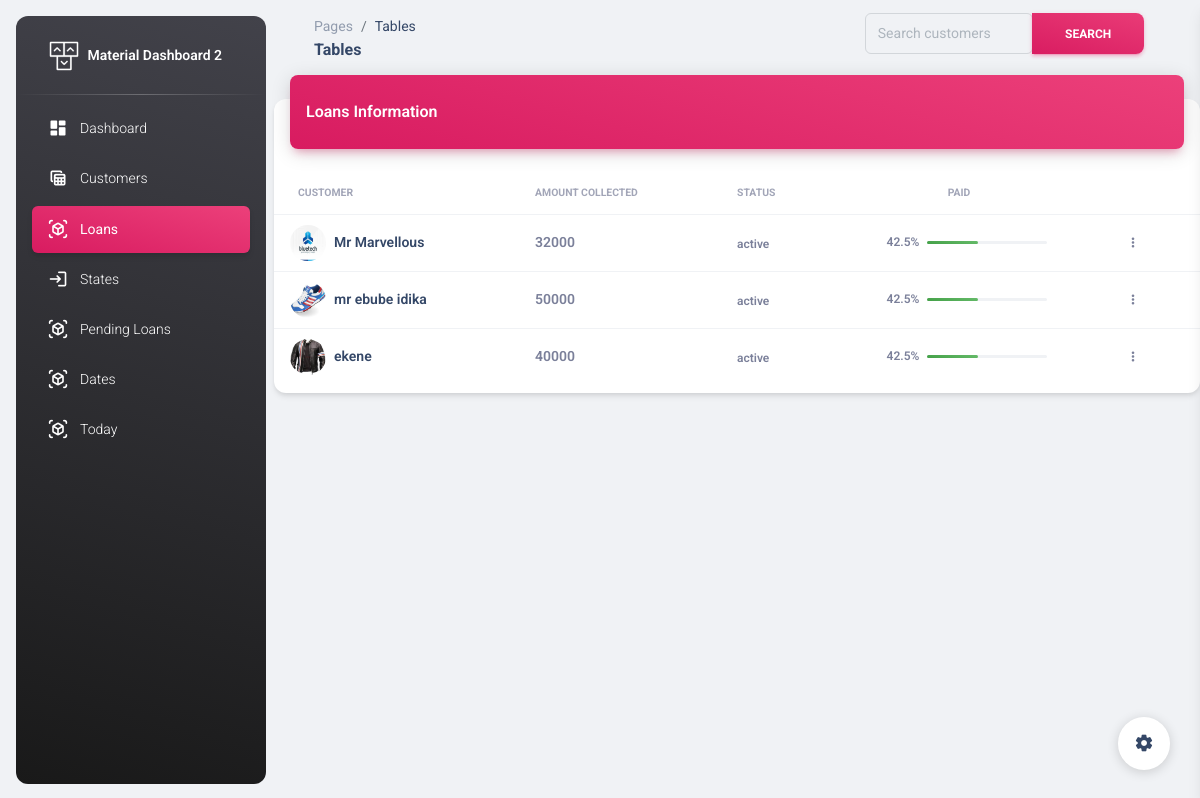
The app's page /administration/allloan/ (signed in), older data.
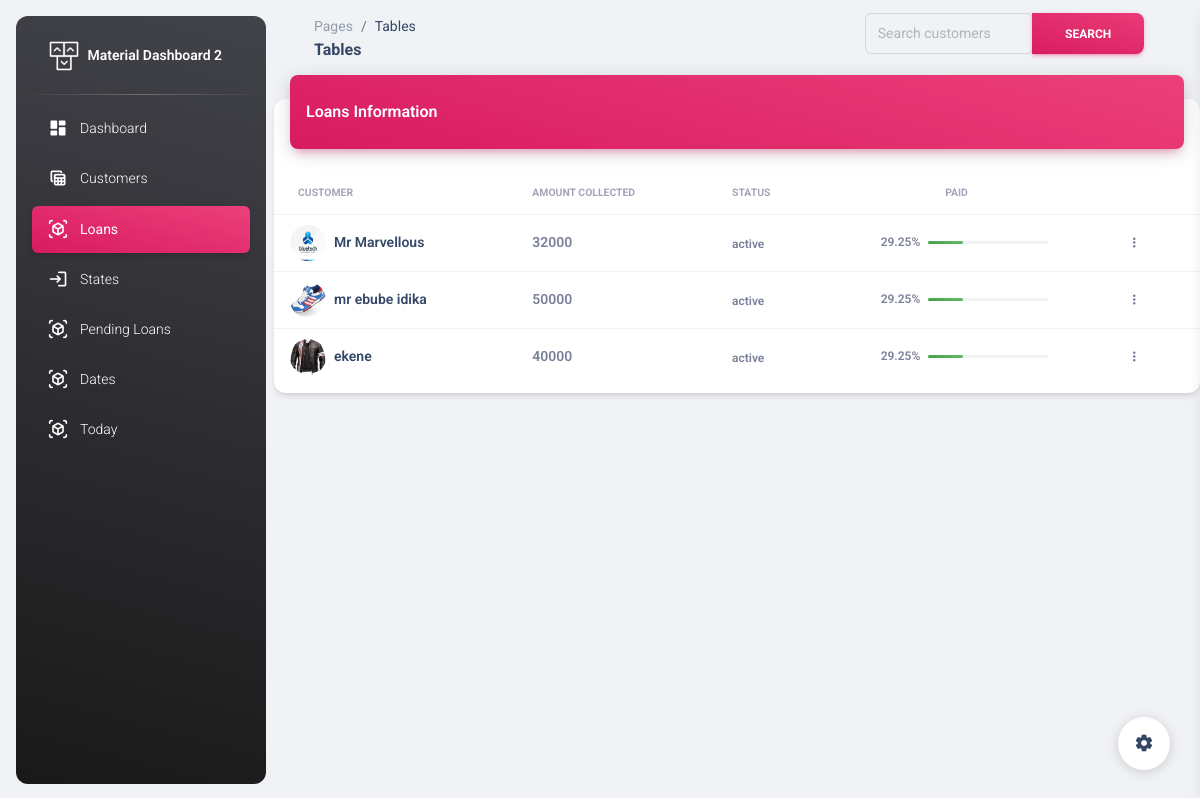
The same page, newer data.
### administration/models.py (models this page shows, shortened)
class Loan(models.Model):
    loanee=models.ForeignKey(Customers,on_delete=models.CASCADE)
    amount_collected=models.IntegerField()
    amount_paid=models.IntegerField()
    due_date=models.DateTimeField()
    status=models.CharField(max_length=100,choices=status_choices,default="active")
    due=models.BooleanField()
    expected_payment_days=models.IntegerField(default=25)

class Customers(models.Model):
    name=models.CharField(max_length=100)
    branch=models.ForeignKey(Branch,on_delete=models.PROTECT,null=True,default=None)
    gender=models.CharField(max_length=100, null=True)
    occupation=models.CharField(max_length=100, null=True)
    state=models.CharField(max_length=100, null=True)
    passport=models.ImageField()
    business_name=models.CharField(max_length=100)
    bussiness_address=models.CharField(max_length=100)
    age=models.IntegerField()
    phone_number=models.IntegerField(null=True)
    home_address=models.CharField(max_length=100)
    card_number=models.IntegerField()
    guarantors_name=models.CharField(max_length=100)
    guarantors_phone=models.IntegerField()
    guarantors_address=models.CharField(max_length=100)
    goccupation=models.CharField(max_length=100,null=True)
    gstate=models.CharField(max_length=100,null=True)
    def __str__(self):
        return self.name

### administration/decorator.py (the view, shortened to what this page needs)
        def wrapper(request, *args, **kwargs):
            if request.user.is_authenticated:
                if request.user.groups.filter(name__in=groups).exists():
                    return view_func(request, *args, **kwargs)
            else:
                return redirect('')

### administration/decorator.py (called while the page is built, shortened)
def group_required(groups=[]):
    def decorator(view_func):
        def wrapper(request, *args, **kwargs):
            if request.user.is_authenticated:
                if request.user.groups.filter(name__in=groups).exists():
                    return view_func(request, *args, **kwargs)
            else:
                return redirect('')
        return wrapper
    return decorator

### administration/views.py (called while the page is built)
@login_required
@group_required(["Admin"])
def asearch_customer_loans(request):
    if request.method == 'GET':
        ppaid=0
        query = request.GET.get('q')
        if query:
            loans = Loan.objects.filter(loanee__name__icontains=query)
        else:
            loans = Loan.objects.filter()
        for x in loans:
            if x:
                if x.amount_collected > 0:
                    ppaid=(x.amount_paid/x.amount_collected)*100
                else:
                    ppaid=0
            else:
                ppaid=0
        context = {
            'loans': loans,
            'query': query,
            'ppaid':ppaid
        }
        return render(request, 'administration/loansearch.html', context)

### administration/templates/administration/loansearch.html (shortened to what this page needs)
<!DOCTYPE html>
<html lang="en">
  {% load static %}
<head>
  <link href="{% static 'administration/assets/css/nucleo-icons.css'%}" rel="stylesheet" />
  <link href="{% static 'administration/assets/css/nucleo-svg.css'%}" rel="stylesheet" />
  <link id="pagestyle" href="{% static 'administration/assets/css/material-dashboard.css'%}" rel="stylesheet" />
</head>
<body class="g-sidenav-show  bg-gray-200">
  <aside class="sidenav navbar navbar-vertical navbar-expand-xs border-0 border-radius-xl my-3 fixed-start ms-3   bg-gradient-dark" id="sidenav-main">
    <div class="sidenav-header">
      <a class="navbar-brand m-0" href=" https://demos.creative-tim.com/material-dashboard/pages/dashboard " target="_blank">
        <img src="{% static 'administration/assets/img/logo-ct.png'%}" class="navbar-brand-img h-100" alt="main_logo">
        <span class="ms-1 font-weight-bold text-white">Material Dashboard 2</span>
      </a>
    </div>
    <hr class="horizontal light mt-0 mb-2">
    <div class="collapse navbar-collapse  w-auto " id="sidenav-collapse-main">
      <ul class="navbar-nav">
        <li class="nav-item">
          <a class="nav-link text-white " href="{% url 'dashboard'%}">
            <div class="text-white text-center me-2 d-flex align-items-center justify-content-center">
              <i class="material-icons opacity-10">dashboard</i>
            </div>
            <span class="nav-link-text ms-1">Dashboard</span>
          </a>
        </li>
        <li class="nav-item">
          <a class="nav-link text-white  " href="{% url 'customer_details'%}">
            <div class="text-white text-center me-2 d-flex align-items-center justify-content-center">
              <i class="material-icons opacity-10">table_view</i>
            </div>
            <span class="nav-link-text ms-1">Customers</span>
          </a>
        </li>
        <li class="nav-item">
            <a class="nav-link text-white active bg-gradient-primary" href="{% url 'loans'%}">
              <div class="text-white text-center me-2 d-flex align-items-center justify-content-center">
                <i class="material-icons opacity-10">view_in_ar</i>
              </div>
              <span class="nav-link-text ms-1">Loans</span>
            </a>
          </li>
          <li class="nav-item">
            <a class="nav-link text-white " href="{% url 'states'%}">
              <div class="text-white text-center me-2 d-flex align-items-center justify-content-center">
                <i class="material-icons opacity-10">login</i>
              </div>
              <span class="nav-link-text ms-1">States </span>
            </a>
          </li>
          <li class="nav-item">
            <a class="nav-link text-white " href="{% url 'applied'%}">
              <div class="text-white text-center me-2 d-flex align-items-center justify-content-center">
                <i class="material-icons opacity-10">view_in_ar</i>
              </div>
              <span class="nav-link-text ms-1">Pending Loans </span>
            </a>
          </li>
          <li class="nav-item">
            <a class="nav-link text-white " href="{% url 'dates'%}">
              <div class="text-white text-center me-2 d-flex align-items-center justify-content-center">
                <i class="material-icons opacity-10">view_in_ar</i>
              </div>
              <span class="nav-link-text ms-1">Dates </span>
            </a>
          </li>
          <li class="nav-item">
            <a class="nav-link text-white  " href="{% url 'today'%}">
              <div class="text-white text-center me-2 d-flex align-items-center justify-content-center">
                <i class="material-icons opacity-10">view_in_ar</i>
              </div>
              <span class="nav-link-text ms-1">Today</span>
            </a>
          </li>
      </ul>
    </div>
  </aside>
  <main class="main-content position-relative max-height-vh-100 h-100 border-radius-lg ">
    <nav class="navbar navbar-main navbar-expand-lg px-0 mx-4 shadow-none border-radius-xl" id="navbarBlur" data-scroll="true">
      <div class="container-fluid py-1 px-3">
        <nav aria-label="breadcrumb">
          <ol class="breadcrumb bg-transparent mb-0 pb-0 pt-1 px-0 me-sm-6 me-5">
            <li class="breadcrumb-item text-sm"><a class="opacity-5 text-dark" href="javascript:;">Pages</a></li>
            <li class="breadcrumb-item text-sm text-dark active" aria-current="page">Tables</li>
          </ol>
          <h6 class="font-weight-bolder mb-0">Tables</h6>
        </nav>
        <div class="collapse navbar-collapse mt-sm-0 mt-2 me-md-0 me-sm-4" id="navbar">
          <div class="ms-md-auto pe-md-3 d-flex align-items-center">
            <form method="GET" action="{% url 'allloan_users'%}">
              <div class="input-group input-group-outline">
                <input type="text" class="form-control w-40 mb-2" name="q"  placeholder="Search customers">
                <button class="btn bg-gradient-primary w-40  mb-2" type="submit" onclick="{% url 'allloan_users'%}">Search</button>
                </form>
          </div>
        </div>
      </div>
    </nav>
      <div class="row">
        <div class="col-12">
          <div class="card my-4">
            <div class="card-header p-0 position-relative mt-n4 mx-3 z-index-2">
              <div class="bg-gradient-primary shadow-primary border-radius-lg pt-4 pb-3">
                <h6 class="text-white text-capitalize ps-3">Loans Information</h6>
              </div>
            </div>
            <div class="card-body px-0 pb-2">
              <div class="table-responsive p-0">
                <table class="table align-items-center justify-content-center mb-0">
                  <thead>
                    <tr>
                      <th class="text-uppercase text-secondary text-xxs font-weight-bolder opacity-7">Customer</th>
                      <th class="text-uppercase text-secondary text-xxs font-weight-bolder opacity-7 ps-2">Amount Collected</th>
                      <th class="text-uppercase text-secondary text-xxs font-weight-bolder opacity-7 ps-2">Status</th>
                      <th class="text-uppercase text-secondary text-xxs font-weight-bolder text-center opacity-7 ps-2">paid</th>
                      <th></th>
                    </tr>
                  </thead>
                  <tbody>
                    {% for loan in loans %}
                    <tr>
                      <td>
                        <div class="d-flex px-2">
                          <div>
                            <img src="{{loan.loanee.passport.url}}" class="avatar avatar-sm rounded-circle me-2" alt="xd">
                          </div>
                          <div class="my-auto">
                            <h6 class="mb-0 text-sm">{{loan.loanee}}</h6>
                          </div>
                        </div>
                      </td>
                      <td>
                        <p class="text-sm font-weight-bold mb-0">{{loan.amount_collected}}</p>
                      </td>
                      <td>
                        <span class="text-xs font-weight-bold">{{loan.status}}</span>
                      </td>
                      <td class="align-middle text-center">
                        <div class="d-flex align-items-center justify-content-center">
                          <span class="me-2 text-xs font-weight-bold">{{ppaid}}%</span>
                          <div>
                            <div class="progress">
                                <div class="progress-bar bg-gradient-success" style="width: {{ ppaid }}%;" role="progressbar" aria-valuenow="{{ppaid }}" aria-valuemin="0" aria-valuemax="100"></div>
                            </div>
                          </div>
                        </div>
                      </td>
                      <td class="align-middle">
                        <button class="btn btn-link text-secondary mb-0" aria-haspopup="true" aria-expanded="false">
                          <i class="fa fa-ellipsis-v text-xs"></i>
                        </button>
                      </td>
                    </tr>
                    {% endfor %}
                  </tbody>
                </table>
              </div>
            </div>
          </div>
        </div>
      </div>
  </main>
  <div class="fixed-plugin">
    <a class="fixed-plugin-button text-dark position-fixed px-3 py-2">
      <i class="material-icons py-2">settings</i>
    </a>
  </div>
</body>
</html>

Row changes from the older to the newer data that the page shows:
changed Loan "Mr Marvellous": ppaid "42.5" → "29.25"; {{ ppaid }} 42.5 → 29.25 (drawn)
changed Loan "mr ebube idika": ppaid "42.5" → "29.25"; {{ ppaid }} 42.5 → 29.25 (drawn)
changed Loan "ekene": ppaid "42.5" → "29.25"; {{ ppaid }} 42.5 → 29.25 (drawn)
